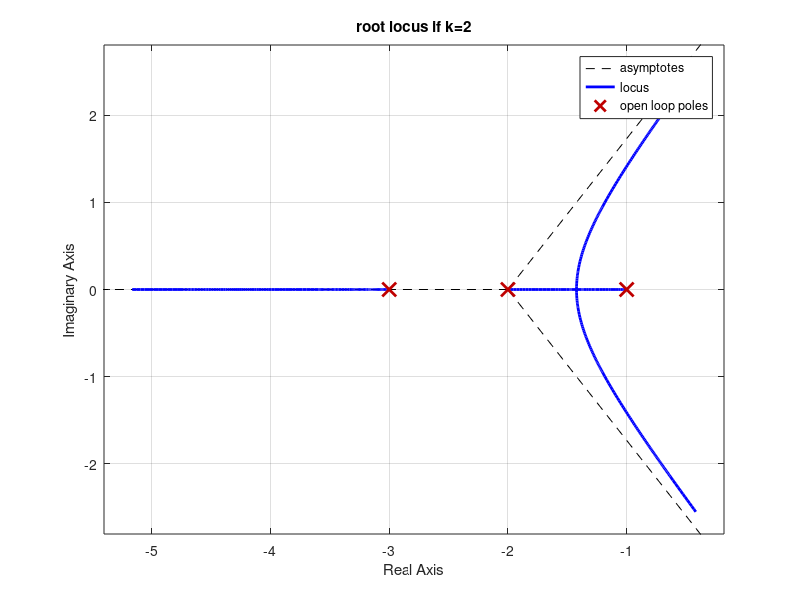
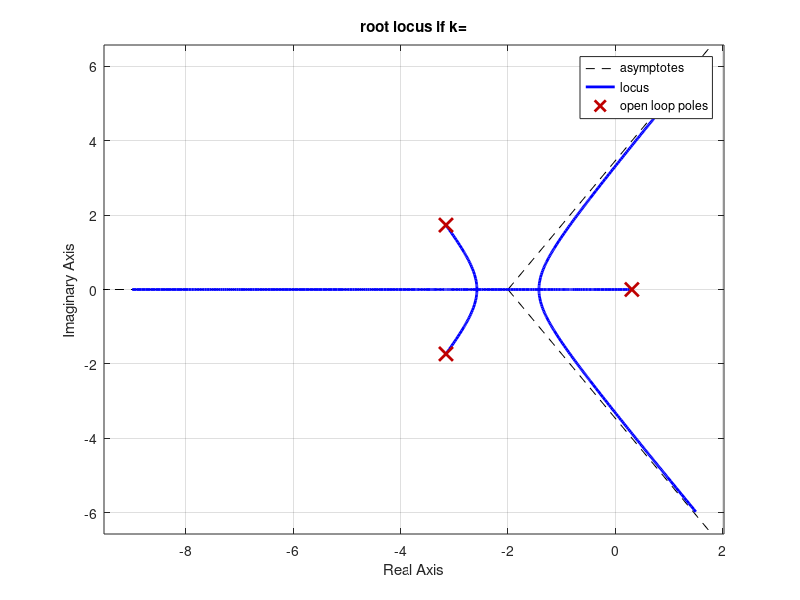
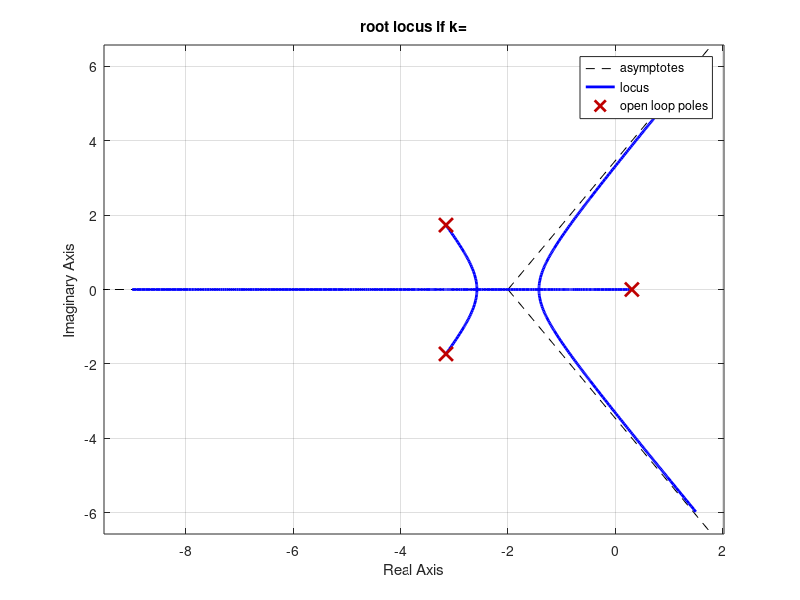
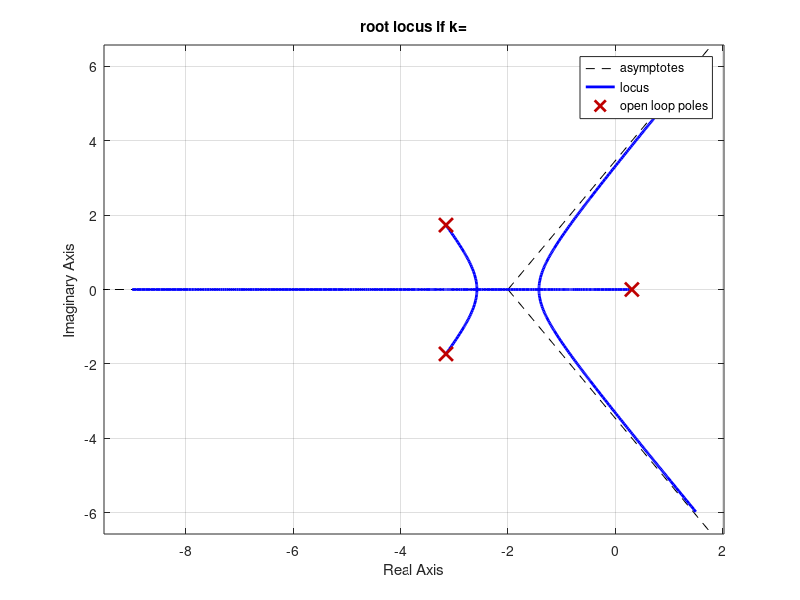

Recreate these plots in MATLAB, in order.
%%transfer function G(s)=k/{(s+1)(s+3)(s+2)}
num=[0 2];
den=[1 6 11 6];
G=tf(num,den);
figure(1)
zpk(G)
rlocus(G)
title('root locus if k=2')
%%for different values of k
for i=1:3
    ki=input('enter k value');
    Gi=feedback(G*ki,-1);
    figure(i+1)
    zpk(Gi);
    rlocus(Gi);
    title('root locus if k=');
end
